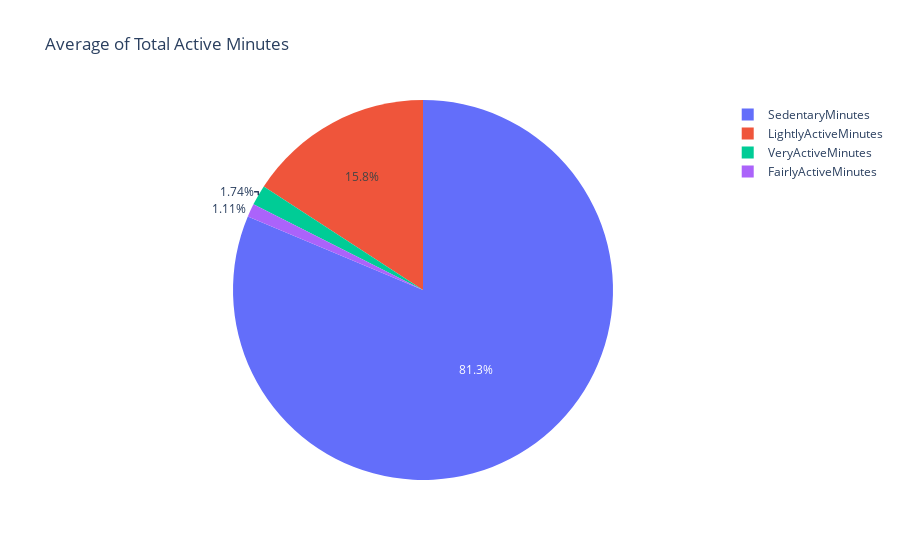
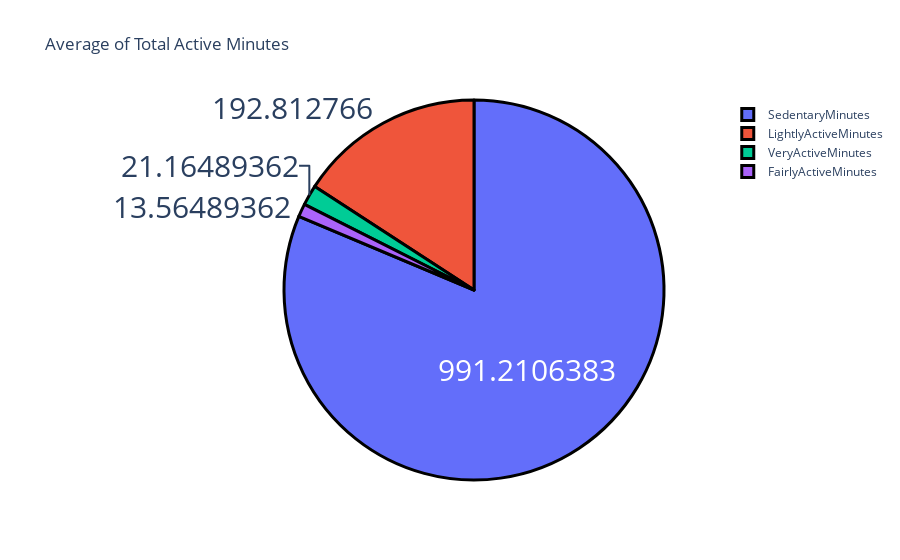

Here is the notebook cell these charts were saved with, in order:
### Code cell
avg_mins = df[['VeryActiveMinutes', 'FairlyActiveMinutes', 'LightlyActiveMinutes', 'SedentaryMinutes']].mean()
#labels = ['VeryActiveMinutes', 'FairlyActiveMinutes', 'LightlyActiveMinutes', 'SedentaryMinutes']

fig1 = px.pie(avg_mins, values = avg_mins.values, names=avg_mins.index, title = 'Average of Total Active Minutes')
fig1.show()


fig2 = go.Figure(data=[go.Pie(labels=avg_mins.index, values=avg_mins.values)])
fig2.update_layout(title_text='Average of Total Active Minutes')
fig2.update_traces(hoverinfo='label+percent', textinfo='value', textfont_size=30,
                  marker=dict(line=dict(color='black', width=3)))
fig2.show()

### Figure 1 — Plotly figure (JSON) as saved in the notebook; plotly's stock layout.template omitted (floating-point values rounded to 4 significant figures)
{"data": [{"domain": {"x": [0, 1], "y": [0, 1]}, "hovertemplate": "index=%{label}<br>value=%{value}<extra></extra>", "labels": ["VeryActiveMinutes", "FairlyActiveMinutes", "LightlyActiveMinutes", "SedentaryMinutes"], "legendgroup": "", "name": "", "showlegend": true, "type": "pie", "values": [21.16, 13.56, 192.8, 991.2]}], "layout": {"legend": {"tracegroupgap": 0}, "title": {"text": "Average of Total Active Minutes"}}}

### Figure 2 — Plotly figure (JSON) as saved in the notebook; plotly's stock layout.template omitted (floating-point values rounded to 4 significant figures)
{"data": [{"hoverinfo": "label+percent", "labels": ["VeryActiveMinutes", "FairlyActiveMinutes", "LightlyActiveMinutes", "SedentaryMinutes"], "marker": {"line": {"color": "black", "width": 3}}, "textfont": {"size": 30}, "textinfo": "value", "type": "pie", "values": [21.16, 13.56, 192.8, 991.2]}], "layout": {"title": {"text": "Average of Total Active Minutes"}}}
